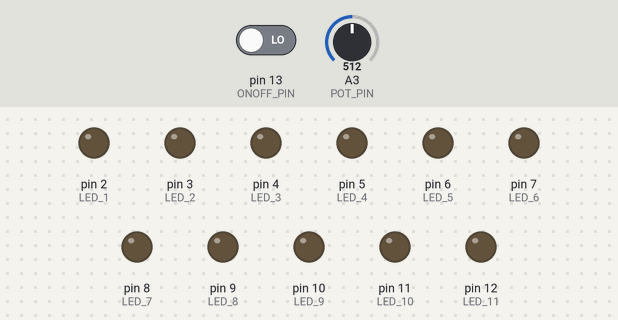
This sketch was run on a simulated Arduino Uno, built with avr-gcc and run on an emulated ATmega328P. On the bench: output pins drawn as LEDs (lit = HIGH). Dashed ring = blinking. Inputs (shaded band) come from the test bench; at power-on: pin 13 (ONOFF_PIN) LOW, A3 (POT_PIN) = 512.

Above: at 1.2 s.
1.3 s: pin 13 (ONOFF_PIN) driven HIGH
At 1.37 s:
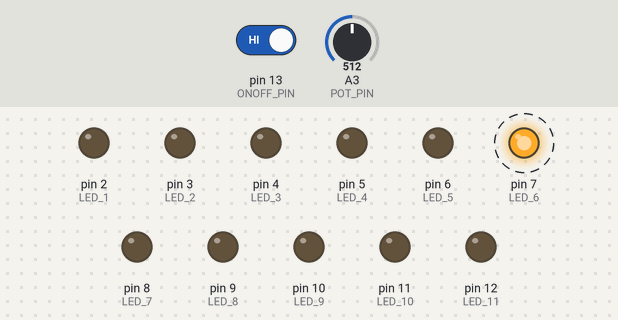
At 2.35 s:
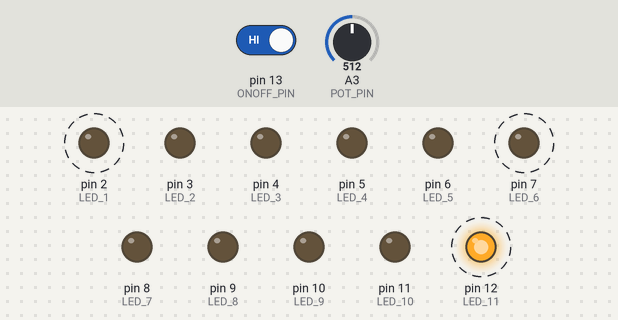
4.3 s: pin 13 (ONOFF_PIN) driven LOW
At 5.1 s:
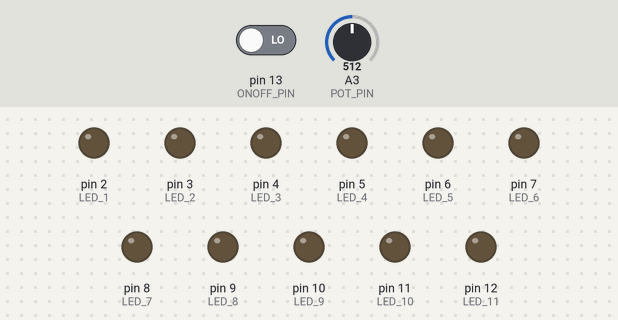
Timing chart, 0 to 7.3 s (numbered marks = the images above; inputs shaded):
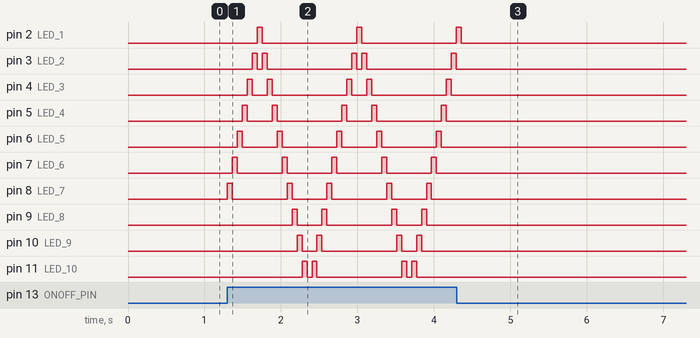

Measured:
- after the input at 1.3 s, pin 2 (LED_1): alternates HIGH for 0.07 s and LOW for 1.2 s, starting after 0.39 s; pin 3 (LED_2): LOW → HIGH after 0.33 s, then repeats every 1.3 s: LOW 0.07 s, HIGH 0.07 s, LOW 1.1 s, HIGH 0.07 s
- after the input at 4.3 s, pin 2 (LED_1): goes on until 4.4 s, then stays LOW; pin 3 (LED_2), pin 4 (LED_3), pin 5 (LED_4), pin 6 (LED_5), pin 7 (LED_6), pin 8 (LED_7), pin 9 (LED_8), pin 10 (LED_9), pin 11 (LED_10), pin 12 (LED_11): stops changing and stays LOW

The sketch:

emdrBar.ino
```cpp
#define POT_PIN   A3
#define ONOFF_PIN 13
#define LED_1     2
#define LED_2     3
#define LED_3     4
#define LED_4     5
#define LED_5     6
#define LED_6     7
#define LED_7     8
#define LED_8     9
#define LED_9     10
#define LED_10    11
#define LED_11    12

int i = LED_1;  // start with first pin
int dir = 1;    // 1 increments, 0 decrements

void setup()
{
  pinMode(LED_1,  OUTPUT);
  pinMode(LED_2,  OUTPUT);
  pinMode(LED_3,  OUTPUT);
  pinMode(LED_4,  OUTPUT);
  pinMode(LED_5,  OUTPUT);
  pinMode(LED_6,  OUTPUT);
  pinMode(LED_7,  OUTPUT);
  pinMode(LED_8,  OUTPUT);
  pinMode(LED_9,  OUTPUT);
  pinMode(LED_10, OUTPUT);
  pinMode(LED_11, OUTPUT);

  pinMode(ONOFF_PIN, INPUT);
  pinMode(POT_PIN,   INPUT);
}

int getDelayVal()
{
  int readVal = analogRead(POT_PIN);

  // readVal values range from 0 to 900
  // delay values range from 40 to 80
  if (readVal < 100)
    return 40;
  else if (readVal >= 100 && readVal < 200)
    return 45;
  else if (readVal >= 200 && readVal < 300)
    return 50;
  else if (readVal >= 300 && readVal < 400)
    return 55;
  else if (readVal >= 400 && readVal < 500)
    return 60;
  else if (readVal >= 500 && readVal < 600)
    return 65;
  else if (readVal >= 600 && readVal < 700)
    return 70;
  else if (readVal >= 700 && readVal < 800)
    return 75;
  else if (readVal >= 800 && readVal < 900)
    return 80;
  else if (readVal >= 900)
    return 85;
}

void loop()
{
//  int onOff = digitalRead(ONOFF_PIN);
  if (digitalRead(ONOFF_PIN))
  {
    digitalWrite(i, HIGH);
    delay(getDelayVal());
    digitalWrite(i, LOW);
  }
  else
  {
    digitalWrite(i, LOW);
  }

  if (dir)
    i++;
  else
    i--;

  if (i == 2)
    dir = 1;
  else if (i == 12)
    dir = 0;
}
```
